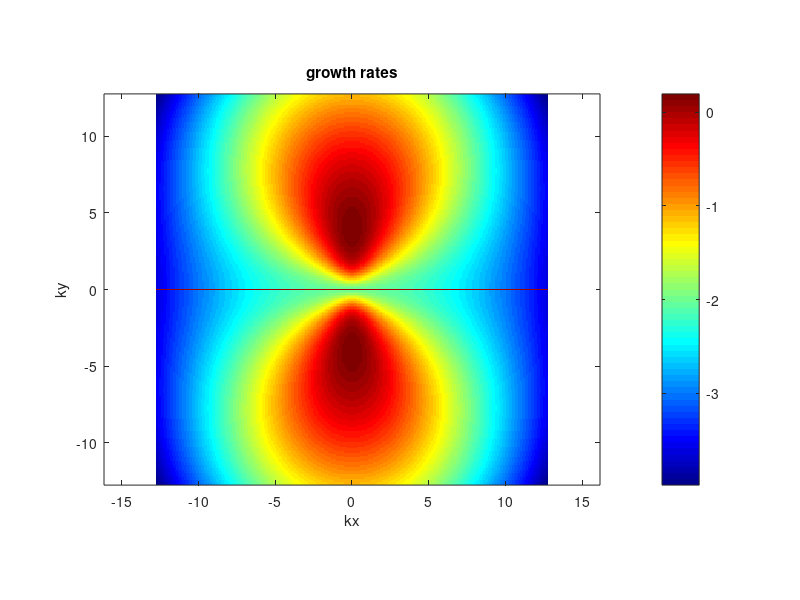
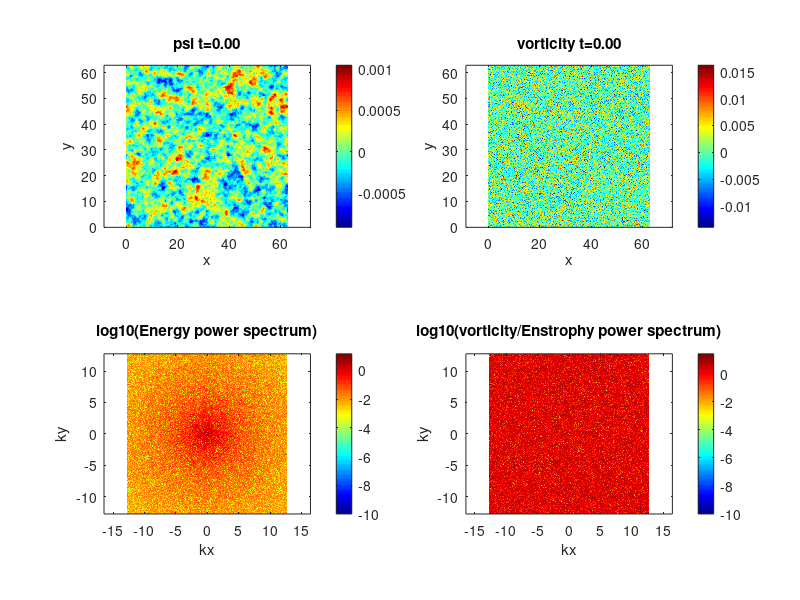
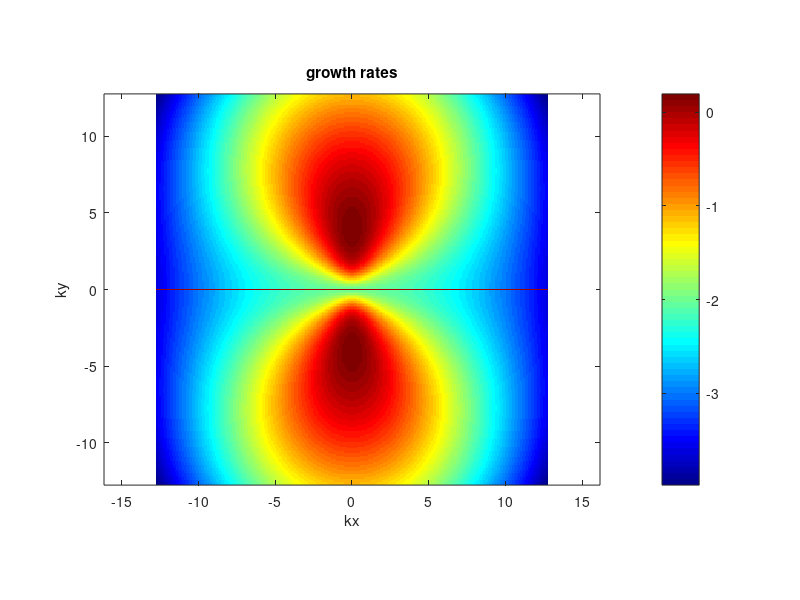

These figures' MATLAB source, in order: (Note: a time limit stopped this script after it produced the figures.)
function spectral_DS2d
%%%%%%%%%%%%%%%%%%%%%%%%%%%%%%%%%%%%%%%%%%%%%%%%%%%%%%%%%%%%%%%%%%%%%%%%%%%%%%%%%
% 1-field toy model of the Dimits shift. Similar to the Hasegawa-Mima           %
% equation or the Kuramoto-Sivashinsky equation.                                %
%                                                                               %
% Based off an MIT code originally made by Jean-Christophe Nave.                %
% Modified by Denis St-Onge                                                     %
%                                                                               %
% Laplacian(psi) = w                                                            %
% u = psi_y                                                                     %
% v =-psi_x                                                                     %
%%%%%%%%%%%%%%%%%%%%%%%%%%%%%%%%%%%%%%%%%%%%%%%%%%%%%%%%%%%%%%%%%%%%%%%%%%%%%%%%%
clear all;
mkdir('plots'); mkdir('data');
delete('log.txt');

scale=1;         % quick scale of the linear terms
mu   =scale*2;      % friction
nu   =scale*0.01; % viscosity
muZF =scale*0e-4; %scale*2*0; % zonal friction
nuZF =scale*0e-5; %scale*5.0e-4; % zonal viscosity
l    =scale*0;     % Landau-like damping
gamma=scale*2.5;   % linear drive 2.4203
HM=scale*0;		 % HM-type wave
TH=scale*0;      % Terry-Horton i delta
h=1;             % hyperviscosity factor
hZF=2;             % hyperviscosity factor
forcing=0; 		 % forcing magnitude
LX=2*pi*10;      % X scale
LY=2*pi*10;      % Y scale
NX_real=256;     % resolution in x
NY_real=256;     % resolution in y
dt=1e-5;    % time step. Should start small as CFL updated can pick up the pace
pert_size=1e-2; % size of perturbation
TF=1000.0;   % final time
iF=2000000;  % final iteration, whichever occurs first
iRST=10000; % write restart dump
i_report=100;
en_print=100;
TSCREEN=1000; % sreen update interval time (NOTE: plotting is usually slow)
initial_condition='random';   %'simple vortices' 'vortices' 'random' or 'random w' 
AB_order=-1; % Adams Bashforth order 1,2,3, or 4 (3 more accurate, 2 possibly more stable) -1 = RK3
linear_term='exact'; % CN, BE, FE, or exact
simulation_type='NL'; % NL, QL, or L (nonlinear, quasilinear and linear respectively)
padding = true; % 3/2 padding, otherwise 2/3 truncation.
save_plots = true; % save plots to file
system_type='MHM'; % NS, HM, MHM
cfl_cadence=5;
max_dt=1e-2;
safety=0.15;
diagnostics=false;

%rng(707296708);
rng('shuffle');
s=rng;


% print log file.
diary('log.txt') 
diary on;

fig1=figure(1);
fig2=figure(2);

% ensure parameters get printed  to log.
fprintf('nu: %.05e  mu:%.05e gamma:%.05e\n',nu,mu,gamma);
fprintf('l: %.05e  HM:%.05e TH:%.05e\n',l,HM,TH);
fprintf('LX:%.02f LY:%.02f NX:%d NY:%d\n',LX, LY, NX_real, NY_real);
fprintf('h:%d scale:%d Tf:%.01f iF:%d\n',h, scale, TF, iF);
fprintf('hZF:%d muZF:%e nuZF:%e\n',hZF,muZF,nuZF);
fprintf('Nonlinear:%s padding:%d System:%s\n',simulation_type, padding,system_type);
fprintf('random seed:%d AB order:%d CFL step:%d\n',s.Seed, AB_order, cfl_cadence);
fprintf('safety:%f\n',safety);

energyFile=0; 
if(strcmp(initial_condition,'restart'))
    energyFile = fopen('energy.dat','a');
else
    energyFile = fopen('energy.dat','w');
end

fprintf(energyFile,'# [1] t  [2] dt  [3] energy  [4] enstrophy  [5] ZF    [6] DW    [7] flux\n');


NX=NX_real;
NY=NY_real;
if(padding)
    NX=3*NX/2;
    NY=3*NY/2;
end

dx=LX/NX;
dy=LY/NY;
dkx=2*pi/LX;
dky=2*pi/LY;
LXnum=0:dx:LX;
LYnum=0:dy:LY;

minkx= -(NX_real/2 - 1)*dkx;
maxkx=  (NX_real/2 - 1)*dkx;
minky= -(NY_real/2 - 1)*dky;
maxky=  (NY_real/2 - 1)*dky;
kxnum= minkx:dkx:maxkx;
kynum= minky:dky:maxky;

t=0.;
i=0;
k=0;
c1=0;
c2=0;
c3=0;
dt1=0;
dt2=0;
dt3=0;
w_hat=0; %this is our field.
I=sqrt(-1);

kx=dkx*I*ones(1,NY)'*(mod((1:NX)-ceil(NX/2+1),NX)-floor(NX/2)); % matrix of wavenumbers in x direction 
ky=dky*I*(mod((1:NY)'-ceil(NY/2+1),NY)-floor(NY/2))*ones(1,NX); % matrix of wavenumbers in y direction 

% Cutting of frequencies using the 2/3 rule. 
% Discard asymmetric N/2 term. Otherwise reality is not enforced.
dealias=abs(kx/dkx) <1/3*NX & abs(ky/dky) <1/3*NY;


ksquare=kx.^2+ky.^2;                                % Laplacian in Fourier space
ksquare(1,1)=-1; 
kmu = -(-1)^h*mu * ones(NY,NX)./(ksquare.^(h-1)) ;                            % drag force array
ksquare_viscous=-(-1)^h*nu*(ksquare.^h);            % Viscosity array

ksquare_poisson=ksquare - ones(NY, NX) + TH*ky;		% Poisson equation in Fourier space
if(strcmpi(system_type,'NS'))
    ksquare_poisson=ksquare;		% Poisson equation in Fourier space
end
ksquare_poisson(1,1)=-1;  % fixed Laplacian in Fourier space for Poisson's equation


gd = gamma * ky.^2./ksquare_poisson;

zonal_part = zeros(NY,NX);
zonal_part(1,:) = zonal_part(1,:) + ones(1,NX);
fluct_part = ones(NY,NX) - zonal_part;

lin_growth = -kmu + ksquare_viscous + gd - l*abs(ky); % this is the linear growth rate used in computations


% No damping on zonal modes. Modified Poisson equation (proper adiabatic electron response)
if(strcmpi(system_type,'MHM'))
    kxzf = kx(1,:);
    lin_growth(1,:) = zeros(1,NX) - muZF*ones(1,NX) -(-1)^hZF*nuZF*(kxzf.^(2*hZF)) ;
    ksquare_poisson(1,:) = ksquare_poisson(1,:) + ones(1,NX);
	ksquare_poisson(1,1)=-1;
end
numel(find(lin_growth(:)>0))

lin_trunc = dealias.*lin_growth;
max_growth = max(lin_trunc(:))
max_rate = max(abs(lin_trunc(:)))
0.25/max_rate

lg2 = lin_growth.^2;
lg3 = lin_growth.^3;

% forcing stuff?
kf_min = 16*dkx;
dkf = 0.5*dkx;
forcing_base = abs(ksquare) <= (kf_min+dkf)^2 & abs(ksquare) >= kf_min^2;

% Define initial vorticity distribution
switch lower(initial_condition)
   case {'vortices'}
      [i,j]=meshgrid(1:NX,(1:NY));
      psi=exp(-((i*dkx-pi).^2+(j*dky-pi+pi/4).^2)/(0.2))+exp(-((i*dx-pi).^2+(j*dky-pi-pi/4).^2)/(0.2))-0.5*exp(-((i*dkx-pi-pi/4).^2+(j*dky-pi-pi/4).^2)/(0.4));
    case {'simple vortices'}
        [i,j]=meshgrid((1:NX)*(2*pi/NX),(1:NY)*(2*pi/NY));
        psi=1*sin(i).*cos(j).^2;    
    case {'random psi'}
      psi=pert_size*(2*rand(NX,NY) - 1);%normally 1e-3
      w_hat=ksquare_poisson.*fft2(psi);
    case {'random'}
      w=pert_size*(2*rand(NY,NX)-1);%normally 5e-2
      w_hat=fft2(w);
      w_hat(1,:)=zeros(1,NX);
      %w_hat=zonal_part.*w_hat;
    case {'waves'}
      [i,j]=meshgrid((1:NX)*(2*pi/NX),(1:NY)*(2*pi/NY));
      %w=20*sin(32*j) + 1e-1*cos(13*i);
      w=2e1*sin(32*j) + 5e-2*(2*rand(NY,NX)-1);
      w_hat=fft2(w);
      w_hat(1,:)=fluct_part.*w_hat;
    case {'restart'}
        fileID=fopen('restart.bin','r');
        t=fread(fileID,1,'double');
        dt=fread(fileID,1,'double');
        i=fread(fileID,1,'int');
        k=fread(fileID,1,'int');
        dt1=fread(fileID,1,'double');
        dt2=fread(fileID,1,'double');
        dt3=fread(fileID,1,'double');
        c1=fread(fileID,[NY NX],'double')+I*fread(fileID,[NY NX],'double');
        c2=fread(fileID,[NY NX],'double')+I*fread(fileID,[NY NX],'double');
        c3=fread(fileID,[NY NX],'double')+I*fread(fileID,[NY NX],'double');
        w_hat=fread(fileID,[NY NX],'double')+I*fread(fileID,[NY NX],'double');
        fclose(fileID);        
    otherwise
      disp('Unknown initial conditions !!!');
      return
end

if(padding) % ensure there's no energy in the padded region of k-space.
   w_hat=dealias.*w_hat;
end
w_hat(1,1)=0; % Gauge condition. Should be redundant.
w_hat0=w_hat; % Keep initial conditions for possible future diagnostics.


u=0;
v=0;
U_ZF=0;
force=zeros(NY,NX);
w2=w_hat;

if(save_plots) %plot growth rate contours
	plotgrowth()
end

tic
while t<TF && i<iF
    psi_hat = w_hat./ksquare_poisson;  % Solve Poisson's Equation
    if(any(isnan(w_hat(:)))) % Something really bad has happened.
        disp(sprintf('Divergence at iteration: %d',i));
        return;
    end
    if(mod(i,i_report)==0)
       disp(sprintf('iteration: %d    dt:%.02e     t:%.03e     step time:%.1d s',i,dt,t,toc)); 
       tic;
        diary off; %flush diary
		diary on;
    end
    if (mod(i,en_print)== 0) 
        outputEnergy();
    end
    
    if (mod(i,TSCREEN)== 0) 
        plotfunc();
    end
    
    if (mod(i,iRST) == 0)
        dump('restart.bin');
    end
    

    if(forcing ~= 0)
       force=calculate_forcing(); 
    end
    
    w_hat_new=0;
    conv_hat =0;
    % Compute the non-linear term
    if (AB_order == -1 ) % RK3
	      w_hat_new = ETDRK3(w_hat);
    	if(mod(i+1,cfl_cadence)==0 && i > 3) % compute new timestep from CFL condition.
        	abs_u=abs(u);
        	abs_v=abs(v);
        	abs_ZF=abs(U_ZF);
        	maxV= max(abs_u(:)+abs_ZF(:))/dx + max(abs_v(:))/dy;
        	if(maxV>0)
           	 new_dt=1/maxV;
        	else
           	 new_dt=inf;
        	end
        		dt=min(max(0.5*dt,min(safety*new_dt,1.1*dt)),max_dt);
    		end
    else 
        conv_hat = calc_Nonlinear(w_hat,simulation_type);
         
     
    if(mod(i+1,cfl_cadence)==0 && i > 3) % compute new timestep from CFL condition.
        abs_u=abs(u);
        abs_v=abs(v);
        abs_ZF=abs(U_ZF);
        maxV= max(abs_u(:)+abs_ZF(:))/dx + max(abs_v(:))/dy;
        if(maxV>0)
            new_dt=1/maxV;
        else
            new_dt=inf;
        end
        dt=min(max(0.5*dt,min(safety*new_dt,1.1*dt)),max_dt);
    end
    
    conv_hat = dealias.*(conv_hat + forcing*kf_min*force/sqrt(dt));
    
    L1=0;
    L2=0;
    w_prev=w_hat;
    
    A=1.0; B=0; C=0; D=0;
    w_hat_new = 0;
    if (i < 1 || AB_order == 1) %Forward-Euler to generate history. Should run a small time-step at first. 
    	 %do nothing w_hat_new = w_hat_new - L2.*conv_hat;
    elseif (i < 2 || AB_order == 2)
    	w1=dt1/dt;
    	A=(1.0 + 0.5*w1);
    	B=0.5*w1;
   	elseif (i < 3 || AB_order == 3)
    	w1=dt1/dt;
    	w2=dt2/dt;
    	A=(2.0 + 3.0*w2 + 6.0*w1*(1+w1+w2))/(6.0*w1*(w1+w2));
    	B=(2.0 + 3.0*w1 + 3.0*w2)/(6.0*w1*w2);
    	C=(2.0 + 3.0*w1)/(6.0*w2*(w1+w2));
     elseif (i < 4 || AB_order == 4)
        w1=dt1/dt;
        w2=dt2/dt;
        w3=dt3/dt;
        A=(3.0 + 8.0*w2 + 4.0*w3 + 6.0*(2*w1^3 + w2*(w2+w3) +2.0*w1*(1.0+w2)*(1.0+w2+w3) + w1^2*(3.0 + 4.0*w2+2*w3)));
        A=A/(12.0*w1*(w1+w2)*(w1+w2+w3));
        B=(3.0 + 6.0*(w1+w2)*(w1+w2+w3) + 4.0*(2.0*(w1+w2)+w3))/(12.0*w1*w2*(w2+w3));
        C=(3.0 + 6.0*w1*(w1+w2+w3)+4.0*(2.0*w1 + w2+w3))/(12.0*w2*(w1+w2)*w3);
        D=(3.0 + 6.0*w1*(w1+w2)+4.0*(2.0*w1 + w2))/(12.0*w3*(w2+w3)*(w1+w2+w3));
    end
  
    
    
    switch upper(linear_term)
        case {'CN'} %crank nicolson
            L1=(1 + 0.5*dt*lin_growth)./(1 - 0.5*dt*lin_growth);
            L2=dt./(1 - 0.5*dt*lin_growth);    
        case {'BE'} %backward euler
            L1=1.0./(1 - dt*lin_growth);
            L2=dt./(1 - dt*lin_growth);    
        case {'EXACT'}%exact
            L1=exp(dt*lin_growth);
            L2=dt*L1;   
            B=B.*exp((dt1)*lin_growth);
            C=C.*exp((dt1+dt2)*lin_growth);
            D=D.*exp((dt1+dt2+dt3)*lin_growth);
        otherwise
            disp('Unknown linear handling type.');
            return;
    end
    
    % Compute Solution at the next step
	% Implicitly solve the linear term with 2nd order Crank-Nicholson
    w_hat_new = L1.*w_prev;
    w_hat_new = w_hat_new - L2.*(A.*conv_hat - B.*c1 + C.*c2 - D.*c3);
  
    end
    t=t+dt;
    i=i+1;

    w_hat=w_hat_new;
    
    c3=c2;
    c2=c1;
    c1=conv_hat;
    
    dt3=dt2;
    dt2=dt1;
    dt1=dt;
end
fclose(energyFile);

%write final state 
fprintf('Simulation ended at time %.03e and iteration %d\n',t,i);
dump('final_state.bin');

if(strcmpi(simulation_type,'L') && diagnostics)
   w0f=w_hat0.*exp(t*lin_growth); 
   comp=abs(w_hat-w0f)./abs(w0f);
   fprintf('Maximum linear error:%e\n',max(comp(:)));
end

% SIMULATION ENDS HERE

%%----------------------------------%%
%% Helper Function Definitions      %% 
%%----------------------------------%%

	function f=calculate_forcing()
        f=zeros(NY,NX);
        for i1 = 1:NY
           for j1 = 1:NX
                if(forcing_base(i1,j1) ~=0 )
                    f(i1,j1) = randn(1);
                end    
           end
        end
	end

    function x=RK3(w_h)
        a =[8./15.,5./12.,0.75];
        b =[0,-17.0/60.0,-5.0/12.0];
        Fa =0.0;
        Fb =0.0;
        u_new=w_h;
        for j = 1:3 
            Fb = Fa;
            Fa = calc_Nonlinear(u_new,simulation_type);
            u_new = (1 + 0.5*(a(j)+b(j))*dt*lin_growth)./(1 - 0.5*(a(j)+b(j))*dt*lin_growth).*u_new;
            u_new = u_new + a(j)*Fa +b(j)*Fb;
        end
        x=u_new;
    end   

    function x=ETDRK3(w_h)
        u_new=w_h;
        persistent dto;
        persistent lg;
        if(isempty(dto))
           dto=-1;
           lg=lin_growth(:);
        end
        persistent Q1;
        persistent Q2;
        persistent f1;
        persistent f2;
        persistent f3;
        
        lin_zeroes = (dt*abs(lin_growth)) < 1e-3;
        lin_NZ = ones(NY,NX) - lin_zeroes;
        
        lin_div = lin_growth + lin_zeroes.*ones(NY,NX);
        st=simulation_type;
        eh = exp(0.5*lin_growth*dt);
        e1 = exp(lin_growth*dt);

        M=16; 	
		r=exp(I*pi*((1:M)-0.5)/M);

        if(dto ~= dt)
            LR=dt*lg(:,ones(M,1)) + r(ones(NY*NX,1),:);
            elr=exp(LR);
            Q1 =dt*real(mean(			 (exp(LR/2)-1)./LR							,2));
            Q2 =dt*real(mean(			 (elr-1)./LR                                ,2));
            f1 =dt*real(mean(		 (-4   -LR        +elr.*(4-3*LR+LR.^2))./LR.^3	,2));
            f2 =dt*real(mean(		4*( 2  +LR        +elr.*(-2+LR))./LR.^3			,2));
            f3 =dt*real(mean(		 (-4 -3*LR -LR.^2 +elr.*(4-LR))./LR.^3			,2));
            Q1=reshape(Q1,NY,NX);
            Q2=reshape(Q2,NY,NX);
            f1=reshape(f1,NY,NX);
            f2=reshape(f2,NY,NX);
            f3=reshape(f3,NY,NX);
            dto=dt;
        end
        A1 = -calc_Nonlinear(u_new,st);
        
        an =     u_new.*eh + Q1.*A1;
      
        A2 = -calc_Nonlinear(an,st);
        
        bn = u_new.*e1 + Q2.*(2.0*A2-A1);
        
        A3 = -calc_Nonlinear(bn,st);
        
        cn = u_new.*e1 + (A1.*f1 + A2.*f2 + A3.*f3); 
        
        x = dealias.*cn;   

    end   
 function x=ETDRK2(w_h)
        u_new=w_h;
        
        lin_zeroes = dt*abs(lin_growth) == 0;
        lin_NZ = ones(NY,NX) - lin_zeroes; 
        
        lin_div = lin_growth + lin_zeroes.*ones(NY,NX);
        st=simulation_type;
        e1 = exp(lin_growth*dt);
        
        A1 = -calc_Nonlinear(u_new,st);
        
        an =     lin_NZ.*(u_new.*e1 + (e1 - ones(NY,NX)).*A1./lin_div);
        an = an + lin_zeroes.*(u_new.*e1 + dt*A1);
        
        A2 = -calc_Nonlinear(an,st);
        
        bn = lin_NZ.*(u_new.*e1 + (e1 - ones(NY,NX)).*(2.0*A2-A1)./lin_div);
        bn = bn + lin_zeroes.*(u_new.*e1 + dt*(2.0*A2-A1));
        
        cnNZ = an + (A2 - A1).*(e1 - ones(NY,NX) - dt*lin_growth)./(dt*lin_div.^2);
        cnZ = an + 0.5*dt*(A2-A1);
        x = dealias.*(lin_zeroes.*cnZ + lin_NZ.*cnNZ);
 end   

    function infCheck(inver,name)
       if(any(isinf(inver(:))))
              disp(sprintf('%s infinity at iteration: %d',name, i));
       end
    end

    function nanCheck(inver,name)
       if(any(isnan(inver(:))))
              disp(sprintf('%s NaN at iteration: %d',name, i));
       end
    end

	function y=calc_Nonlinear(w_h,type)
    conv_hat = 0;
    psi_h = w_h./ksquare_poisson;  % Solve Poisson's Equation
	switch upper(type)
        	case {'NL'} %full non-linear
            	uhat = -ky.*psi_h;
            	vhat =  kx.*psi_h;
            	w_xhat = kx.*w_h;
            	w_yhat = ky.*w_h;
            
            	% dealiasing here truncates if not padded, other it has no effect
            	u  =real(ifft2(dealias.*uhat));      % Compute  y derivative of stream function ==> u
            	v  =real(ifft2(dealias.*vhat));      % Compute -x derivative of stream function ==> v
            	w_x=real(ifft2(dealias.*w_xhat));      % Compute  x derivative of vorticity
            	w_y=real(ifft2(dealias.*w_yhat));
            	conv     = u.*w_x + v.*w_y;         % evaluate the convective derivative (u,v).grad(w)   
            	conv_hat = fft2(conv);              % go back to Fourier space
      
        	case {'QL'} %quasi-linear
            	%for zonal part
            	uphat = -ky.*fluct_part.*psi_h;
            	vphat =  kx.*fluct_part.*psi_h;
        
            	%for fluctuation part
            	U_hat = kx.*zonal_part.*psi_h;
            	U_xxhat = (kx.^2).*U_hat;
            	w_yhat = ky.*fluct_part.*w_h;       
        
            	% dealiasing here truncates if not padded, other it has no effect
            	u    =real(ifft2(dealias.*uphat));      % Compute  y derivative of stream function ==> u
            	v    =real(ifft2(dealias.*vphat));      % Compute -x derivative of stream function ==> v
            	U_ZF =real(ifft2(dealias.*U_hat));      % Compute zonal velocity
            	U_xx =real(ifft2(dealias.*U_xxhat));      % Compute zonal velocity
            	w_y  =real(ifft2(dealias.*w_yhat));
            	conv_fluct = U_ZF.*w_y + u.*U_xx;         % evaluate the convective derivative (u,v).grad(w)   
            	conv_zonal = u.*v;         % evaluate the convective derivative (u,v).grad(w)       
            	conv_fluct_hat = fft2(conv_fluct);               % go back to Fourier space
            	conv_zonal_hat = fft2(conv_zonal);
            	conv_hat = fluct_part.*conv_fluct_hat + (kx.^2).*zonal_part.*conv_zonal_hat;
        	case {'L'}%full linear 
           	 %do nothing
            otherwise
           	 disp('Unknown simulation type.');
        	    return 
    end
    if(padding)
        conv_hat = dealias.*conv_hat;
    end
    y=conv_hat;
	end

	function plotgrowth()
    	subplot(1,1,1);
    	plotg=0;
    	f=randn(NY,NX).*forcing_base;
    	if(padding)
       		plotg=circshift(dealias.*lin_growth,[NY_real/2,NX_real/2]); 
       		plotg=plotg(2:NY_real,2:NX_real);
    	else
       		plotg=circshift(dealias.*lin_growth,[NY_real/2,NX_real/2]); 
       		plotg=plotg(2:NY_real,2:NX_real);
    	end
    	force=real(ifft2(f));
    	imagesc(kxnum,kynum,real(plotg)), axis equal tight, colorbar
    	%imagesc(kxnum,kynum,f), axis equal tight, colorbar
    	set(gca,'Ydir','Normal')
    	colormap(jet)
    	title('growth rates');    
    	xlabel('kx');
    	ylabel('ky');
    	if(save_plots)
        	saveas(gcf,'growth.png');
   		end
   		drawnow
    end
    function outputEnergy()
        diary off; %flush diary
		diary on;
        
        w_curr=w_hat;
        psi_curr=psi_hat;
     
        enstrophy = 0.5*w_curr.*conj(w_curr);
        energy = 0.5*real(-conj(psi_curr).*w_curr);
     %   flux = -0.5*real(psi_y.*(psi_y.*psi_y + psi_x.*psi_x  + psi.*psi));
             
        enstrophy_tot = sum(enstrophy(:))/(NX*NY)^2;
        energy_tot    = sum(energy(:))/(NX*NY)^2; 
        ZF_energy = sum(sum(zonal_part.*energy))/(NX*NY)^2;
        DW_energy = sum(sum(fluct_part.*energy))/(NX*NY)^2;
       % flux_tot = sum(flux(:))/(NX*NY);
        
        fprintf(energyFile,'%e %e %.15e %e %e %e \n',t,dt,energy_tot,enstrophy_tot,ZF_energy,DW_energy);
        
        
    end
    function plotfunc()
              % Go back in real space omega in real space for plotting
		diary off; %flush diary
		diary on;
        w_curr=w_hat;
        psi_curr=psi_hat;
        psi=real(ifft2(psi_curr));
        w=real(ifft2(w_curr)); 
     
        enstrophy = 0.5*w_curr.*conj(w_curr);
        energy = 0.5*real(-conj(psi_curr).*w_curr);                  
        
		%iso_spectrum(energy,enstrophy);

        if(padding)
           enstrophy=circshift(enstrophy,[NY_real/2,NX_real/2]); 
           enstrophy=enstrophy(2:NY_real,2:NX_real);
           energy=circshift(energy,[NY_real/2,NX_real/2]); 
           energy=energy(2:NY_real,2:NX_real);
        else
           enstrophy=circshift(enstrophy,[NY_real/2,NX_real/2]); 
           enstrophy=enstrophy(2:NY_real,2:NX_real);
           energy=circshift(energy,[NY_real/2,NX_real/2]); 
           energy=energy(2:NY_real,2:NX_real);
        end
      
        wlog=max(log10(enstrophy),-10);
        energylog=max(log10(energy),-10);
        set(0,'CurrentFigure',fig1);
        subplot(2,2,1)
        imagesc(LXnum,LYnum,psi), axis equal tight, colorbar
        set(gca,'Ydir','Normal')
        colormap(jet)
        title(sprintf('psi t=%.02f',t));
        xlabel('x');
        ylabel('y');
        subplot(2,2,2)
        imagesc(LXnum,LYnum,w), axis equal tight, colorbar
        title(sprintf('vorticity t=%.02f',t));
        set(gca,'Ydir','Normal')
        xlabel('x');
        ylabel('y');
        subplot(2,2,3)
        imagesc(kxnum,kynum, energylog), axis equal tight, colorbar
        title('log10(Energy power spectrum)');    
        set(gca,'Ydir','Normal')
        xlabel('kx');
        ylabel('ky');
        subplot(2,2,4)
        imagesc(kxnum,kynum,wlog), axis equal tight, colorbar
        set(gca,'Ydir','Normal')
        xlabel('kx');
        ylabel('ky');
        title('log10(vorticity/Enstrophy power spectrum)');    
        if(save_plots)
            saveas(gcf,sprintf('plots/fig_%d.png',k));
        end
        drawnow
        set(0,'CurrentFigure',fig2);
        if(1==1)
       %     kx_spec=energylog(NY_real/2,:);
       %     ky_spec=energylog(:,NX_real/2);
       %     kx_spec(NX_real/2)=0.5*(kx_spec(NX_real/2-1)+kx_spec(NX_real/2+1)); 
       %     ky_spec(NY_real/2)=0.5*(ky_spec(NY_real/2-1)+ky_spec(NY_real/2+1)); 
       %     [~,Ix] = max(kx_spec(:));
       %     [~,Iy] = max(ky_spec(:));
       %     if(diagnostics)
       %        disp(sprintf('%.10e %.10e',energy_tot,enstrophy_tot));
       %         disp(sprintf('Maximum DW mode:%.01f    Maximum ZF mode:%.01f',abs(kynum(Iy)), abs(kxnum(Ix))));
       %     end
       %     plot(kxnum,kx_spec,kynum,ky_spec);
       %     legend('Zonal (ky=0)','DW (kx=0)');
       %     title(sprintf('DW/Zonal energy spectrum t=%.02f',t));
       %     xlabel('k');
        else
            kxpos=0:dkx:maxkx;
            loglog(kxpos,radenergy(1:NX_real/2),kxpos,radenstrophy(1:NX_real/2));
            title(sprintf('Radial energy/enstrophy spectrum t=%.02f',t));
            legend('Energy','Enstrophy')
            xlabel('k'); 
        end
        drawnow
        if(save_plots)
            saveas(gcf,sprintf('plots/k_spec_%d.png',k));
        end
        k=k+1;
    end

    function iso_spectrum(energy,enstrophy)
        raden_arr=cat(2,sqrt(abs(ksquare(:))),energy(:),enstrophy(:));
        raden_arr=sortrows(raden_arr);
        radenergy=zeros(max(NX,NY),1);
        radenstrophy=zeros(max(NX,NY),1);
        ik_old=1;
        nk=0;
        counts=zeros(max(NX,NY),1);
        for n = 1:length(ksquare(:))
            ik=round(raden_arr(n,1)/min(dkx,dky)) + 1;
            radenergy(ik) = radenergy(ik) + raden_arr(n,2);
            radenstrophy(ik) = radenstrophy(ik) + raden_arr(n,3);
            if(ik~=ik_old)
                counts(ik_old) = nk;
                nk=0;
                ik_old=ik;
            end
            nk=nk+1;
        end    
        
        range =0:min(dkx,dky):sqrt(2)*max(maxkx,maxky);
        l=length(range);
        
        surface = 2*pi/min(dkx,dky);
        comp=surface*range./(counts(1:l).');
        
        kxpos=0:min(dkx,dky):max(maxkx,maxky);
        specFile = fopen(sprintf('data/rad_spec_%d.dat',k),'w');
        radenergy_comp = radenergy(1:l).*comp.';
        radenstrophy_comp = radenstrophy(1:l).*comp.';
        
		ZF_en = zeros(l);
        ZF_ens = zeros(l);
        ZF_en(1:(NX/2)) = energy(1,1:(NX/2));  	 
        ZF_ens(1:(NX/2)) = enstrophy(1,1:(NX/2));

		DW_en = zeros(l);
        DW_ens = zeros(l);
        DW_en(1:(NY/2)) = energy(1:(NY/2),1);  	 
        DW_ens(1:(NY/2)) = enstrophy(1:(NY/2),1);

        for n = 1:l
            fprintf(specFile,'%e %e %e %e %e %e %e\n',range(n),radenergy_comp(n),radenstrophy_comp(n),ZF_en(n),ZF_ens(n), DW_en(n),DW_ens(n));       
        end
        
        fclose(specFile); 
    end


    function dump(filename)
        fileID=fopen(filename,'w');
        fwrite(fileID,t,'double');
        fwrite(fileID,dt,'double');
        fwrite(fileID,i,'int');
        fwrite(fileID,k,'int');
        fwrite(fileID,dt1,'double');
        fwrite(fileID,dt2,'double');
        fwrite(fileID,dt3,'double');
        fwrite(fileID,real(c1),'double'); fwrite(fileID,imag(c1),'double');
        fwrite(fileID,real(c2),'double'); fwrite(fileID,imag(c2),'double');
        fwrite(fileID,real(c3),'double'); fwrite(fileID,imag(c3),'double');
        fwrite(fileID,real(w_hat),'double');fwrite(fileID,imag(w_hat),'double');
        fclose(fileID);
    end
end
